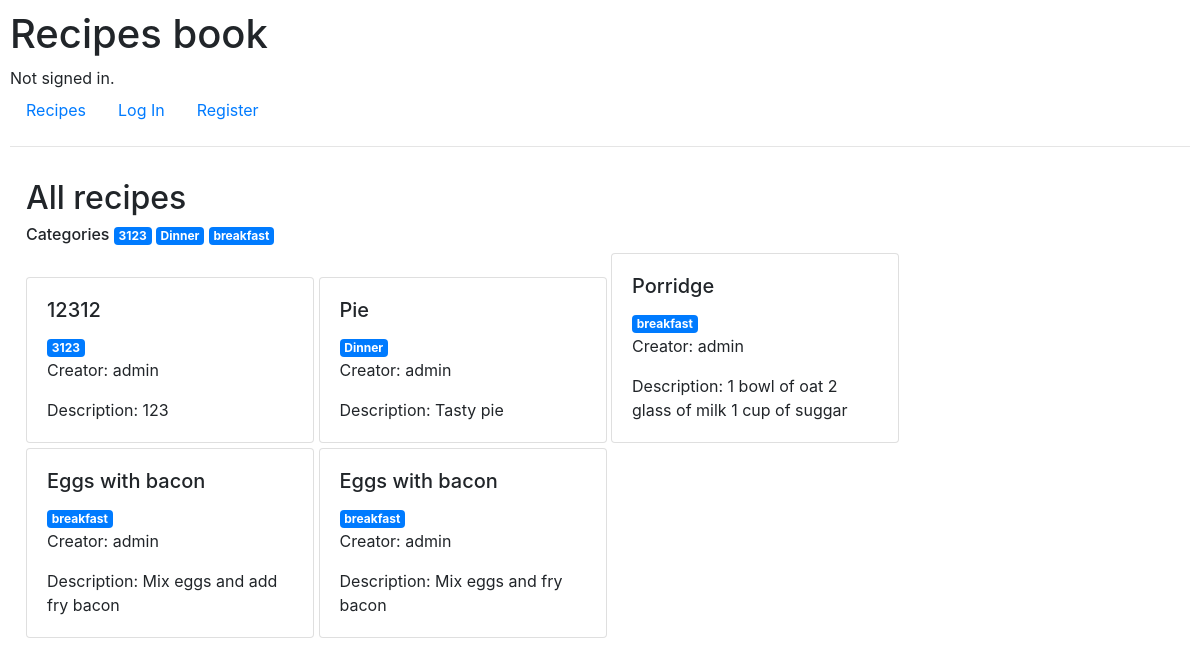
Before: / with the older database file.
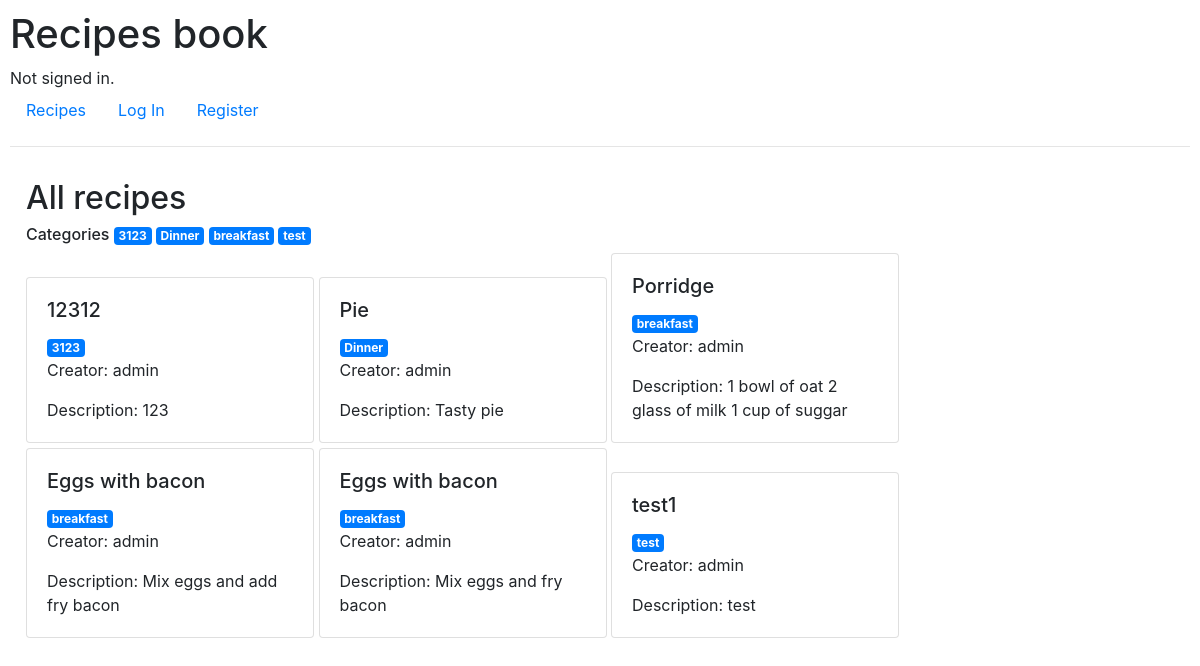
After: the same page with the newer database file.
### mplan/models.py (models this page shows, shortened)
class Recipe(models.Model):
    name = models.CharField(max_length=64)
    ingredient = models.ManyToManyField('Ingredient', blank=True, related_name='ingredient')
    description = models.CharField(max_length=4096)
    category = models.CharField(max_length=64, blank=True)
    date = models.DateTimeField(auto_now_add=True, blank=True)
    creator = models.ForeignKey(User, on_delete=models.CASCADE, related_name='owner')

class User(AbstractUser):
    pass

### mplan/views.py (the view)
# urls.py: path("", views.index, name="index"),
def index(request):
    all_recipes = Recipe.objects.all()
    all_categories = Recipe.objects.values('category').distinct().exclude(category__exact='')
    return render(request, "mplan/index.html", {
                    "all_categories": all_categories,
                    "all_recipes": all_recipes})

### mplan/templates/mplan/index.html
{% extends "mplan/layout.html" %}
{% block body %}
<div style='padding: 1em'>
    <h2>All recipes</h2>
    <h6> Categories
        {% for category in all_categories %}
            <a href="category/{{category.category}}" class="badge badge-primary"> {{category.category}} </a>
        {% endfor %}
    </h6>
    <div>
        {% for recipe in all_recipes %}
            <div onclick="window.open('{% url "recipe" recipe.id %}', '_self');" class="card" style="width: 18rem; margin: 0px 0px 5px;">
                <div class="card-body">
                    <h5 class="card-title">
                        {{ recipe.name}}
                    </h5>
                    {% if recipe.category %}
                        <a href="category/{{recipe.category}}" class="badge badge-primary"> {{recipe.category}} </a>
                    {% endif %}
                    <p class="card-text">Creator: {{ recipe.creator }}</p>
                    <p class="card-text">Description: {{ recipe.description }}</p>
                </div>
            </div>
        {% endfor %}
    </div>
</div>
{% endblock %}

Changed rows visible on the page:
added Recipe: name "test1", category "test", creator "admin", description "test"
Other visible differences:
new list line: "test"
